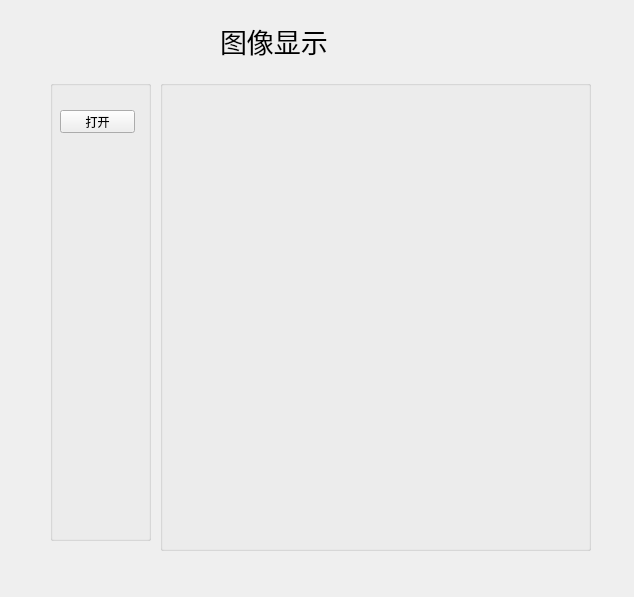
<?xml version="1.0" encoding="UTF-8"?>
<ui version="4.0">
 <class>Form</class>
 <widget class="QWidget" name="Form">
  <property name="geometry">
   <rect>
    <x>0</x>
    <y>0</y>
    <width>634</width>
    <height>597</height>
   </rect>
  </property>
  <property name="windowTitle">
   <string>Form</string>
  </property>
  <widget class="QGroupBox" name="groupBox">
   <property name="geometry">
    <rect>
     <x>50</x>
     <y>80</y>
     <width>101</width>
     <height>461</height>
    </rect>
   </property>
   <property name="title">
    <string/>
   </property>
   <widget class="QPushButton" name="openbtn">
    <property name="geometry">
     <rect>
      <x>10</x>
      <y>30</y>
      <width>75</width>
      <height>23</height>
     </rect>
    </property>
    <property name="text">
     <string>打开</string>
    </property>
   </widget>
  </widget>
  <widget class="QLabel" name="label">
   <property name="geometry">
    <rect>
     <x>220</x>
     <y>20</y>
     <width>161</width>
     <height>41</height>
    </rect>
   </property>
   <property name="font">
    <font>
     <family>微软雅黑</family>
     <pointsize>20</pointsize>
    </font>
   </property>
   <property name="text">
    <string>图像显示</string>
   </property>
  </widget>
  <widget class="QGroupBox" name="groupBox_2">
   <property name="geometry">
    <rect>
     <x>160</x>
     <y>80</y>
     <width>431</width>
     <height>471</height>
    </rect>
   </property>
   <property name="title">
    <string/>
   </property>
   <widget class="QLabel" name="img_pre">
    <property name="geometry">
     <rect>
      <x>10</x>
      <y>10</y>
      <width>421</width>
      <height>211</height>
     </rect>
    </property>
    <property name="text">
     <string/>
    </property>
   </widget>
  </widget>
 </widget>
 <resources/>
 <connections/>
</ui>
